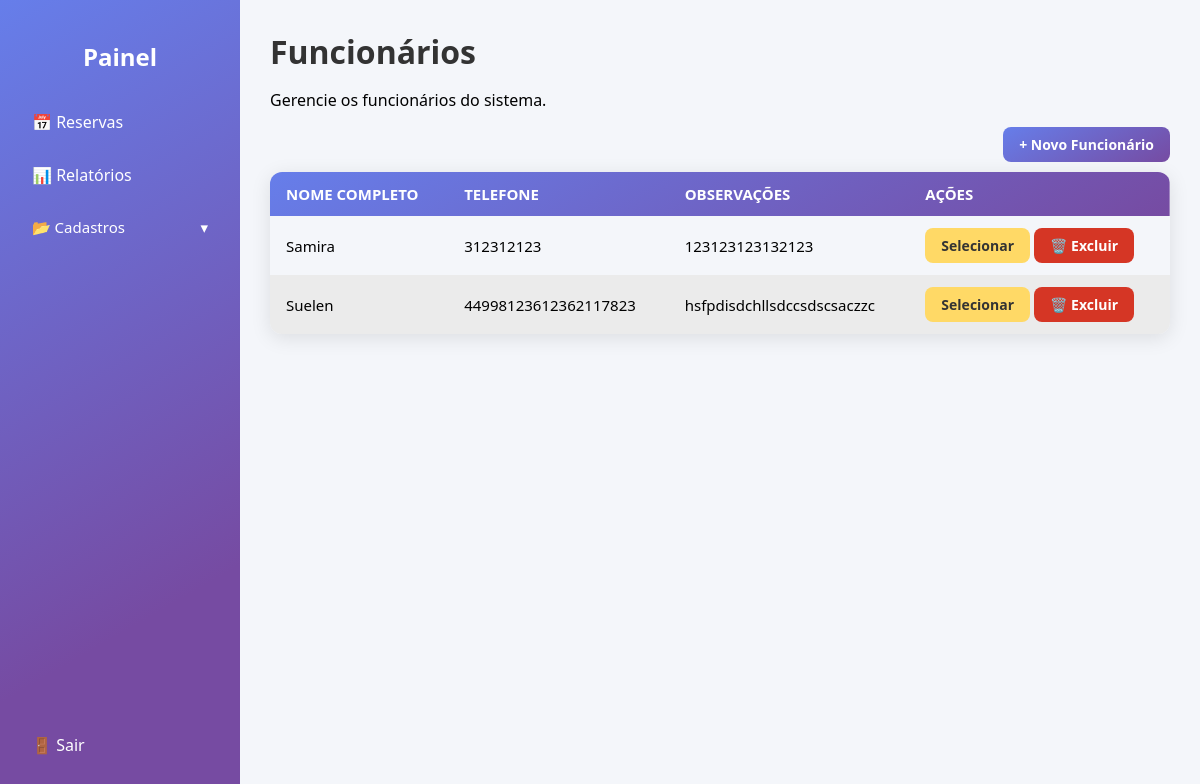
/funcionarios/index.php (signed in), run on an earlier commit of the app's database.
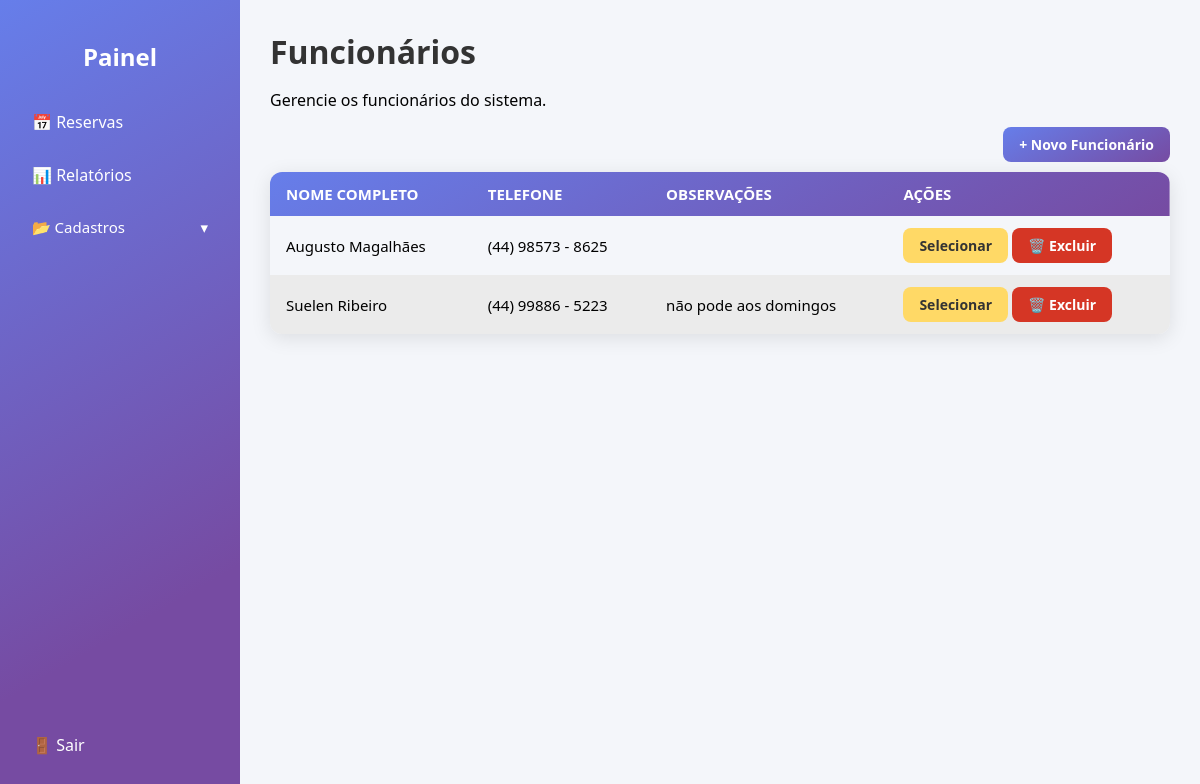
And on a later commit of the database.
### tables this page shows
CREATE TABLE `funcionarios` (
  `id_funcionario` int(11) NOT NULL,
  `nome_completo` varchar(100) NOT NULL,
  `data_nascimento` date DEFAULT NULL,
  `telefone` varchar(20) DEFAULT NULL,
  `observacoes` text DEFAULT NULL,
  `ativo` tinyint(1) DEFAULT 1
);

### funcionarios/index.php (the view, shortened to what this page needs)
<?php
include '../includes/db.php';
$css_pagina = ["../assets/css/painel.css", "../assets/css/crud.css"];
include '../includes/header.php';
?>
<div class="painel-container">
    <?php include '../includes/sidebar.php'; ?>
    <main class="conteudo">
        <header class="painel-header">
            <h1>Funcionários</h1>
            <p>Gerencie os funcionários do sistema.</p>
        </header>
        <div class="area-crud">
            <a href="./create.php" class="btn btn-novo">+ Novo Funcionário</a>
            <?php
                $query = "SELECT * FROM funcionarios ORDER BY id_funcionario DESC";
                $result = $conn->query($query);
            ?>
            <div class="tabela-wrapper">
                <table class="tabela-crud">
                    <thead>
                        <tr>
                            <th>Nome Completo</th>
                            <th>Telefone</th>
                            <th>Observações</th>
                            <th>Ações</th>
                        </tr>
                    </thead>
                    <tbody>
                        <?php while ($row = $result->fetch_assoc()): ?>
                            <tr>
                                <td data-label="Nome"><?= htmlspecialchars($row['nome_completo']) ?></td>
                                <td data-label="Telefone"><?= $row['telefone'] ?></td>
                                <td data-label="Observacoes"><?= $row['observacoes'] ?></td>
                                <td data-label="Ações">
                                    <a href="./edit.php?id=<?= $row['id_funcionario'] ?>" class="btn-editar">Selecionar</a>
                                    <a href="#" class="btn-excluir btnpopup" data-id="<?= $row['id_funcionario'] ?>">🗑️ Excluir</a>
                                </td>
                            </tr>
                        <?php endwhile; ?>
                    </tbody>
                </table>
            </div>
        </div>
    </main>
</div>
<?php
include '../includes/footer.php';
?>

### includes/header.php (shortened to what this page needs)
<!DOCTYPE html>
<html lang="pt-br">
<head>
    <?php
    if (!empty($css_pagina)) {
        if (is_array($css_pagina)) {
            foreach ($css_pagina as $css) {
                echo '<link rel="stylesheet" href="' . $css . '">';
            }
        } else {
            echo '<link rel="stylesheet" href="' . $css_pagina . '">';
        }
    }
    ?>
</head>
<body>

### includes/sidebar.php (shortened to what this page needs)
<aside class="sidebar">
    <div class="menu-topo">
        <h2>Painel</h2>
        <ul>
            <li><a href="../reservas/index.php">📅 Reservas</a></li>
            <?php if ($_SESSION['usuario_tipo'] === 'admin'): ?>
                <li><a href="../relatorios/index.php">📊 Relatórios</a></li>
                <li class="submenu">
                    <button class="submenu-toggle">📂 Cadastros <span class="seta">▾</span></button>
                </li>
            <?php endif; ?>
        </ul>
    </div>
    <div class="menu-bottom">
        <ul>
            <li><a href="#" id="btnLogout">🚪 Sair</a></li>
        </ul>
    </div>
</aside>

### includes/footer.php (shortened to what this page needs)
</body>
</html>

### assets/css/painel.css (style rules this page uses)
body { font-family: "Segoe UI", Tahoma, Geneva, Verdana, sans-serif; background-color: #f4f6fa; margin: 0; display: flex; min-height: 100vh; overflow: hidden; }
.painel-container { display: flex; width: 100%; height: 100vh; overflow: hidden; }
.sidebar { width: 240px; background: linear-gradient(150deg, #667eea 0%, #764ba2 75%); color: #fff; padding: 20px; display: flex; flex-direction: column; justify-content: space-between; height: 100vh; box-sizing: border-box; transition: transform 0.3s ease; z-index: 1000; }
.sidebar h2 { margin-bottom: 30px; text-align: center; }
.sidebar ul { list-style: none; padding: 0; }
.sidebar li { margin-bottom: 15px; }
.sidebar a { color: #fff; text-decoration: none; font-weight: 500; display: block; padding: 8px 12px; border-radius: 6px; transition: background 0.2s; }
.submenu { margin-bottom: 15px; }
.submenu .submenu-toggle { background: none; border: none; color: #fff; font-weight: 500; font-size: 15px; text-align: left; cursor: pointer; width: 100%; padding: 8px 12px; border-radius: 6px; transition: background 0.2s; }
.submenu .submenu-toggle .seta { float: right; transition: transform 0.3s ease; }
.conteudo { flex: 1; overflow-y: auto; height: 100vh; padding: 30px; box-sizing: border-box; }
.painel-header { display: block; align-items: center; justify-content: space-between; gap: 10px; }
.painel-header h1 { margin: 0; color: #333; }
a, button { font-family: "Segoe UI", Tahoma, Geneva, Verdana, sans-serif; }

### assets/css/crud.css (style rules this page uses)
.tabela-crud { width: 100%; border-collapse: collapse; margin-top: 20px; background: #f4f6fa; border-radius: 12px; overflow: hidden; box-shadow: 0 4px 20px rgba(0, 0, 0, 0.1); }
.tabela-crud thead { background: linear-gradient(150deg, #667eea 0%, #764ba2 100%); color: white; }
.tabela-crud th, .tabela-crud td { text-align: left; padding: 12px 16px; font-size: 15px; }
.tabela-crud th { font-weight: 600; text-transform: uppercase; }
.tabela-crud tbody tr:nth-child(even) { background: #ebebeb; }
.tabela-crud td { vertical-align: middle; }
.tabela-crud td:nth-child(2), .tabela-crud td:nth-child(3) { max-width: 200px; overflow: hidden; text-overflow: ellipsis; }
.tabela-crud td:nth-child(4) { max-width: 350px; }
.btn-editar, .btn-excluir, .btn-novo { display: inline-block; padding: 8px 16px; border-radius: 8px; font-size: 14px; font-weight: 600; text-decoration: none; transition: all 0.2s ease; cursor: pointer; }
.btn-editar { background: #ffd966; color: #333; }
.btn-excluir { background: #d53625; color: white; }
.btn-novo { background: linear-gradient(150deg, #667eea 0%, #764ba2 100%); color: white; margin-bottom: 10px; float: right; }

What changed in the data, as far as the page shows it:
removed funcionarios: nome_completo "Samira", telefone "312312123", observacoes "123123123132123"
added funcionarios: nome_completo "Augusto Magalhães", telefone "(44) 98573 - 8625"
changed funcionarios: nome_completo "Suelen" → "Suelen Ribeiro"; telefone "44998123612362117823" → "(44) 99886 - 5223"; observacoes "hsfpdisdchllsdccsdscsaczzc" → "não pode aos domingos"
